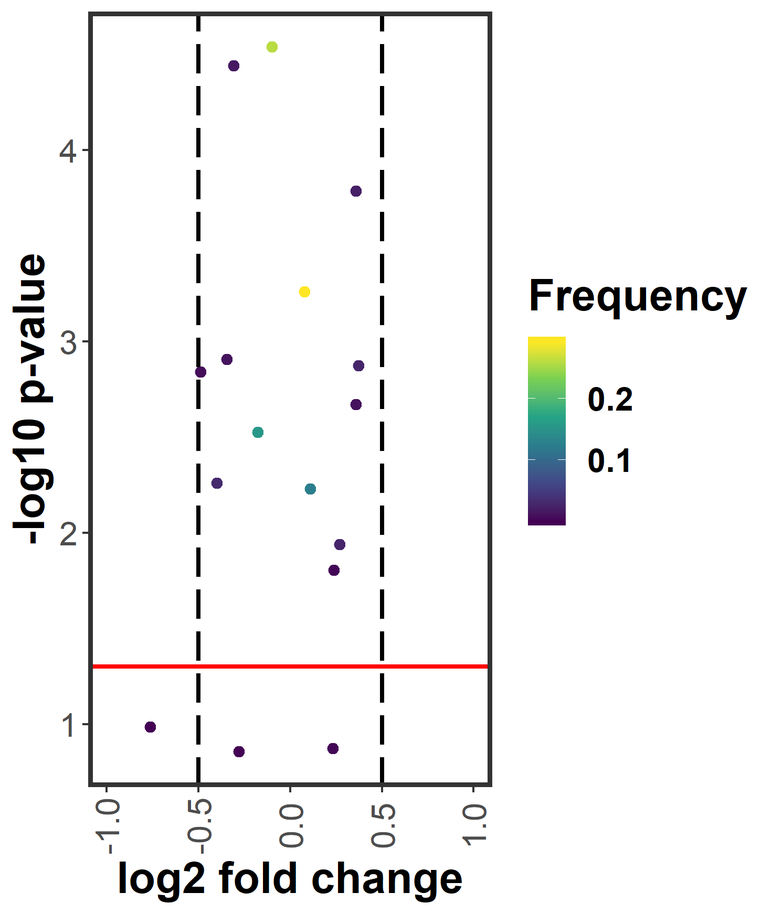
%> input picture IC_IA_test_RACIPE/SIfig/C1C1.png, 772 x 914 px, shrunk from 1471 x 1743 before the run
$ octave montage.m   (GNU Octave 9; MATLAB toolbox functions it lacks are replaced by stand-ins)
%> lines starting %> are read from the running program, lines starting %| are printed output that depends on the picture
f1 = imread("C1C1.png");
%> f1 is the input picture: size 914x772x3 uint8; mean R, G, B 243.3, 243.1, 242.9
f2 = imread("C1C2.png");
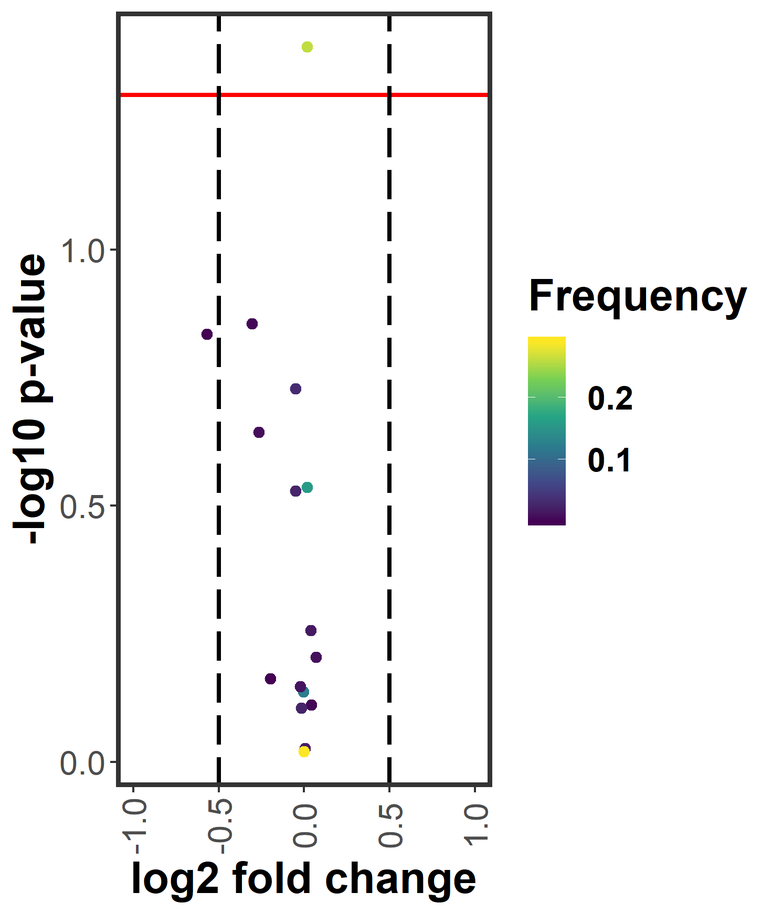
%> input picture IC_IA_test_RACIPE/SIfig/C1C2.png, 772 x 914 px, shrunk from 1471 x 1743 before the run
%> f2 is the input picture: size 914x772x3 uint8; mean R, G, B 243.3, 243.1, 242.9
f3 = imread("C1C3.png");
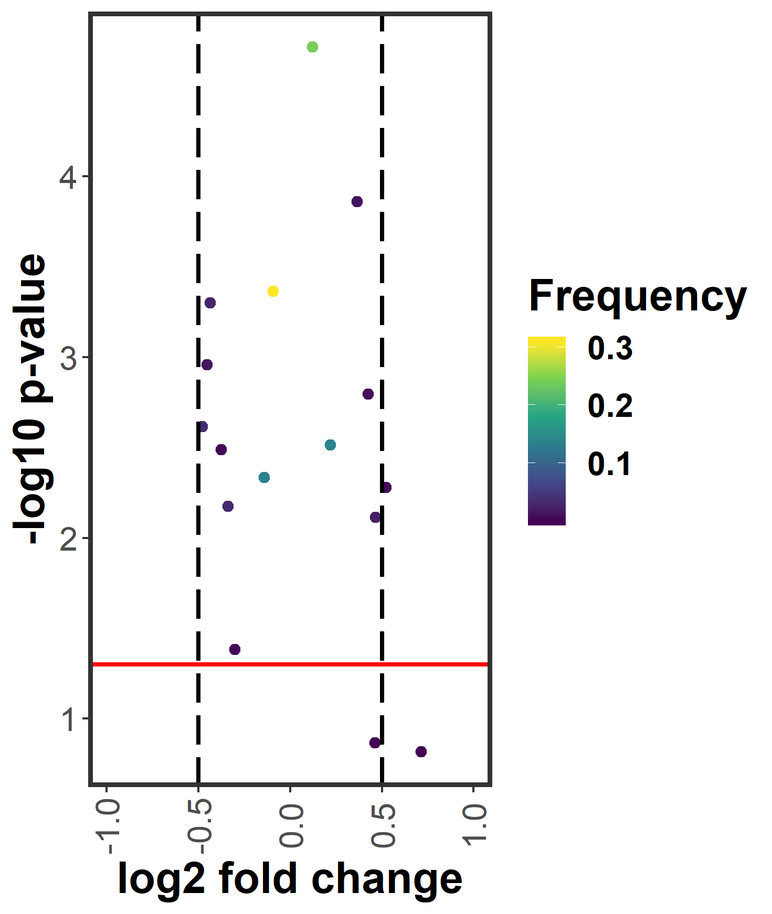
%> input picture IC_IA_test_RACIPE/SIfig/C1C3.png, 772 x 914 px, shrunk from 1471 x 1743 before the run
%> f3 is the input picture: size 914x772x3 uint8; mean R, G, B 243.1, 242.9, 242.7
f4 = imread("C2C1.png");
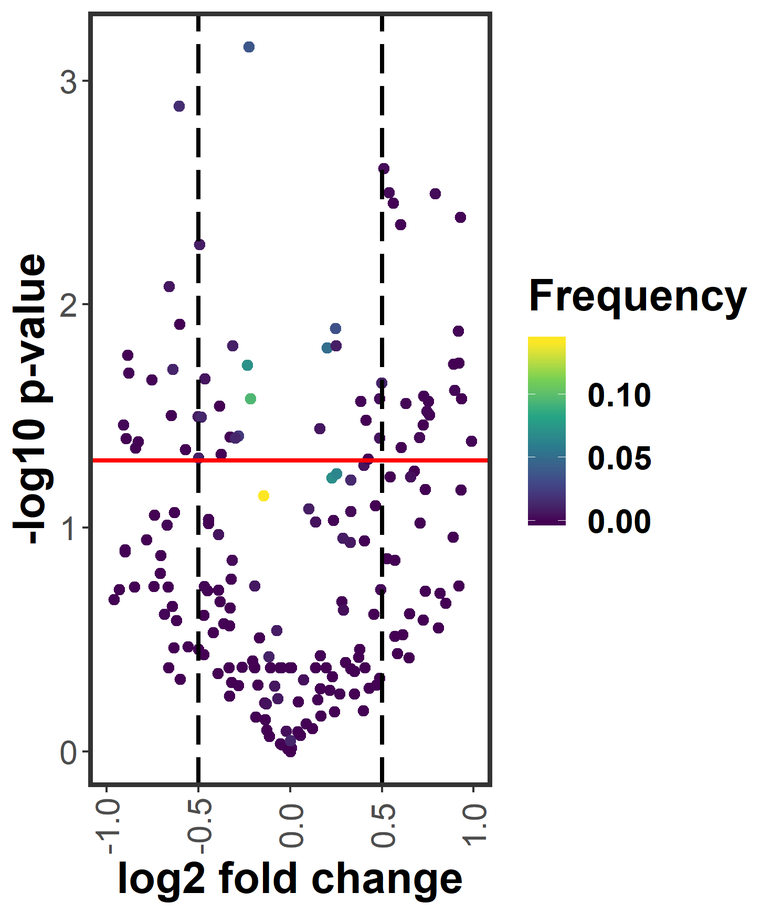
%> input picture IC_IA_test_RACIPE/SIfig/C2C1.png, 772 x 914 px, shrunk from 1471 x 1743 before the run
%> f4 is the input picture: size 914x772x3 uint8; mean R, G, B 238.6, 237.1, 238.7
f5 = imread("C2C2.png");
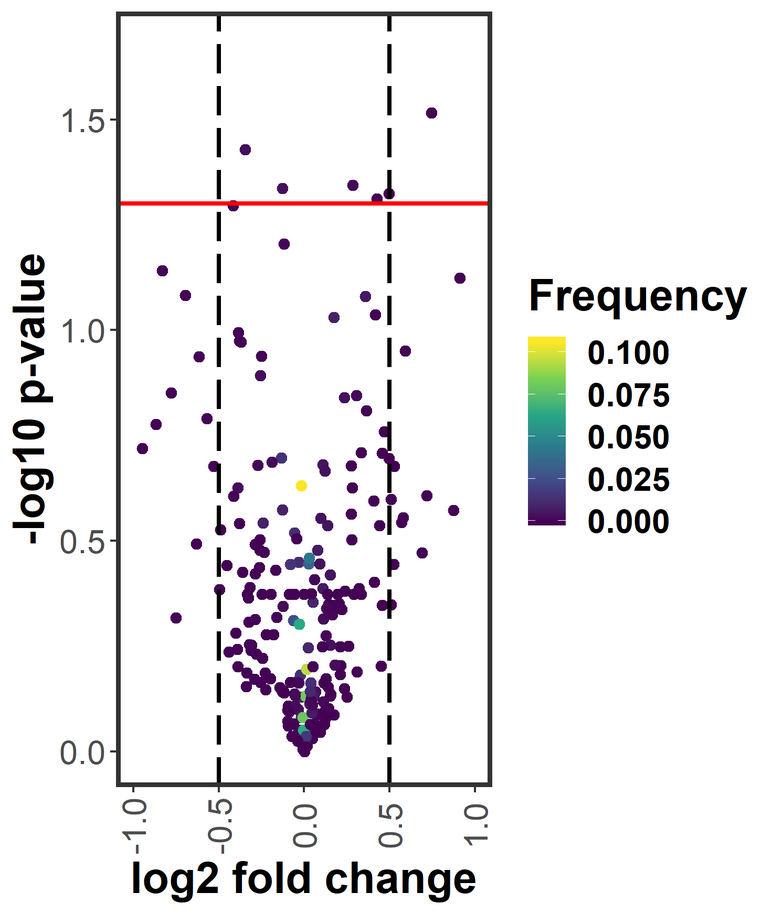
%> input picture IC_IA_test_RACIPE/SIfig/C2C2.png, 772 x 914 px, shrunk from 1471 x 1743 before the run
%> f5 is the input picture: size 914x772x3 uint8; mean R, G, B 237.8, 236.4, 237.9
f6 = imread("C2C3.png");
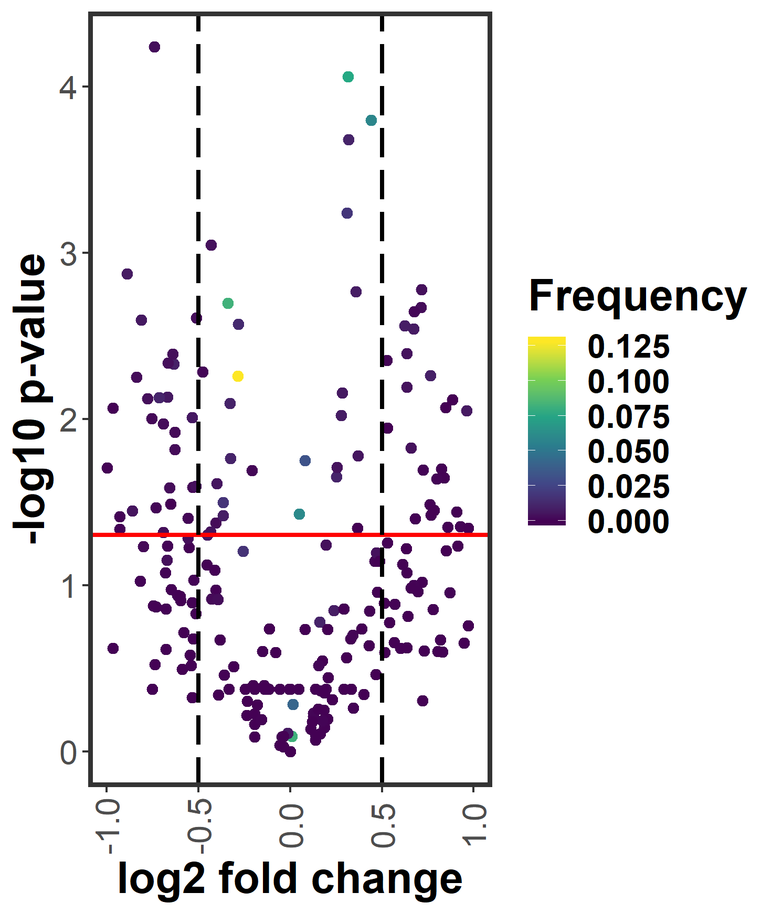
%> input picture IC_IA_test_RACIPE/SIfig/C2C3.png, 772 x 914 px, shrunk from 1471 x 1743 before the run
%> f6 is the input picture: size 914x772x3 uint8; mean R, G, B 236.9, 235.3, 237.1
%> (the run ends here)
